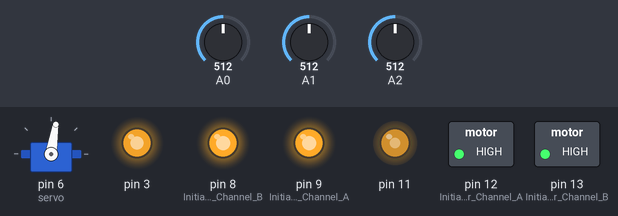
The sketch below on a simulated Arduino Uno, built with avr-gcc and run on an emulated ATmega328P. Shown: servo, switched loads named in the sketch (green lamp = pin HIGH), output pins drawn as LEDs (lit = HIGH). The inputs (shaded band) are chosen by the test bench; at power-on: A0 = 512, A1 = 512, A2 = 512. What the sketch prints to the serial monitor is not drawn.

Above: at 0.05 s.
At 2.1 s:
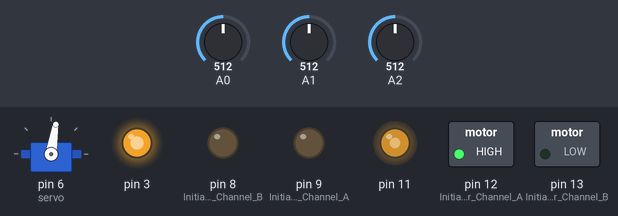
At 3.1 s:
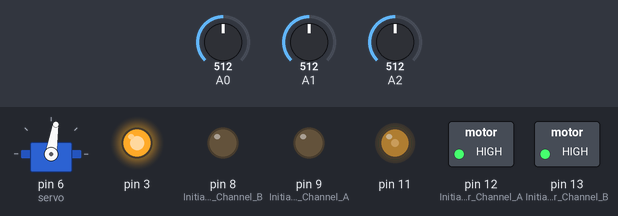
At 4.15 s:
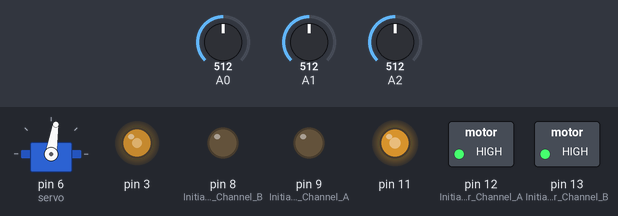
Timing chart, 0 to 4.8 s (numbered marks = the images above):
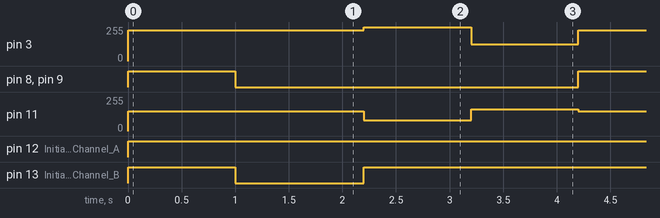

Measured:
- by itself, pin 3: repeats every 4.2 s: 255/255 1.0 s, 127/255 1.0 s, 229/255 2.2 s
- by itself, pin 8 (Initiates_Brake_Channel_B), pin 9 (Initiates_Brake_Channel_A): alternates HIGH for 1.0 s and LOW for 3.2 s
- by itself, pin 11: repeats every 4.2 s: 82/255 1.0 s, 165/255 1.0 s, 149/255 2.2 s
- by itself, pin 12 (Initiates_Motor_Channel_A): LOW → HIGH at 0.00 s
- by itself, pin 13 (Initiates_Motor_Channel_B): repeats every 4.2 s: LOW 1.2 s, HIGH 3.0 s

The sketch:

motores.ino
```cpp
#include <Servo.h>
#include "motores.h"
#include "sharps.h"
int m,r,l;
Servo servo;
void setup(){
  motorsUp();
  Serial.begin(9600);
  servo.attach(6);
  int rd = servo.read();
  servo.write(81);}
void loop(){
  boolean actions = true;
  if (actions){//Condicion provisional para programa de prueba
  motorR(90);
  motorL(90);
  m= sharpMRead();
  if(m>150){ // Condicion para dar media vuelta
    motorsStop();
    delay(1000);
    motorR(90);
    motorL(-90);
    delay(1200);
  }
  r = sharpRRead();
  if(r>300){ //Para corregir un poco la trayectoria hacia la izquierda
    motorL(50);
    motorR(100);
    delay(1000);
  }
  l = sharpLRead();
  if(l>300){//Para corregir un poco la trayectoria hacia la derecha
    motorR(50);
    motorL(100);
    delay(1000);
  }
  Serial.print("M=");
  Serial.println(m);

  Serial.print("R=");
  Serial.println(r);

  Serial.print("L=");
  Serial.println(l);

  }
  else{// Condicion para lectura de cnys (en analogicos del 0 al 4)
    int aux [5];
    for(int i=0;i<5;i++){
      aux[i]=analogRead(i);
    }
    Serial.print("[");
    for(int i=0;i<5;i++){
      Serial.print(aux[i]);
      if(i!=4){
      Serial.print(",");
      }
      else{
      Serial.println("]");
      }
    }
    delay(1500);
  }

}
```

motores.h
```cpp
#include <Servo.h>

/* motorsUp para iniciar los motores facilmente */
void motorsUp(){
  //Setup Channel A
  pinMode(12, OUTPUT); //Initiates Motor Channel A pin
  pinMode(9, OUTPUT); //Initiates Brake Channel A pin

  //Setup Channel B
  pinMode(13, OUTPUT); //Initiates Motor Channel B pin
  pinMode(8, OUTPUT);  //Initiates Brake Channel B pin
}

/* He hecho esta funcion para intentar que paren loa motores al mismo tiempo,
 me parece que da lo mismo que poner motorR(0) y motorL(0)*/
void motorsStop(){
  digitalWrite(8, HIGH);
  digitalWrite(9, HIGH);

}

/* motorR recibe un double, positivo o negativo para ir hacia delante o hacia atrás.
Si recibe 0 activa el freno, si recibe 0.1 se queda en pto muerto */
void motorR(double a){
  double b;
  if(a==0){
    digitalWrite(9, HIGH); // Activa el freno
  }
  if(a==0.1){
    digitalWrite(9, LOW); // Desactiva el freno
    analogWrite(3, 0);
  }
  else if(a<0){
    if(a<-100){
      a=-100;
    }
    b=255*(-a/100);
    digitalWrite(9, HIGH); // Desactiva el freno
    digitalWrite(12, LOW); // Marcha atras
    analogWrite(3, b);   //Spins the motor on Channel A at full speed
  }
  else if(a>0){
    if(a>100){
      a=100;
    }
      b=255*(a/100);
      digitalWrite(9, LOW);  // Desactiva el freno
      digitalWrite(12, HIGH); // Marcha adelante
      analogWrite(3,b);   //Spins the motor on Channel A at full speed
    }

  }

/* motorL hace lo mismo que motorR.
  La constatne c sirve para calibrar el motor*/
void motorL(double a){
  double b;
  const double c=0.65;
  if(a==0){
    digitalWrite(8, HIGH); // Activa el freno
  }
  if(a==0.1){
    digitalWrite(8, LOW); // Desactiva el freno
    analogWrite(11, 0);
  }
  else if(a<0){
    if(a<-100){
      a=-100;
    }
    b=255*(-a*c/100);
    digitalWrite(8, LOW); // Desactiva el freno
    digitalWrite(13, LOW); // Marcha atras
    analogWrite(11, b);   //Spins the motor on Channel A at full speed
  }
  else if(a>0){
    if(a>100){
      a=100;
    }
    b=255*(a*c/100);
    digitalWrite(8, LOW);  // Desactiva el freno
    digitalWrite(13, HIGH); // Marcha adelante
    analogWrite(11, b);   //Spins the motor on Channel A at full speed
  }
}
```

sharps.h
```cpp
/* Funciones con pines preasignados para la fácil lectura del programa*/
/* sharpMRead()*/
int sharpMRead(){
	return analogRead(2);
  }
/* sharpRRead()*/
int sharpRRead(){
	return analogRead(1);
  }
  /* sharpLRead()*/
int sharpLRead(){
	return analogRead(0);
  }
```
